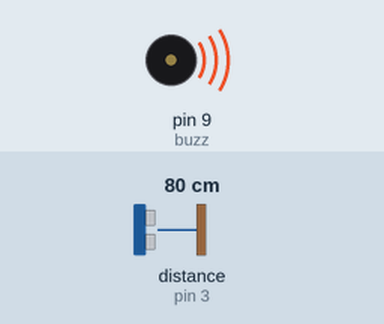
Simulated run of this sketch. Board: Arduino Uno, built with avr-gcc and run on an emulated ATmega328P. Parts: buzzer (waves = sounding). Wiring (inferred from the names in the program): ultrasonic range finder: trigger pin 2; echo pin 3. Inputs (shaded band) come from the test bench; at power-on: distance to the obstacle (sensor on pin 3) 80 cm. The echo pulse lasts 58.3 µs per cm.

Above: at 1.66 s.
1.7 s: distance to the obstacle (sensor on pin 3) set to 2 cm
At 2.2 s:
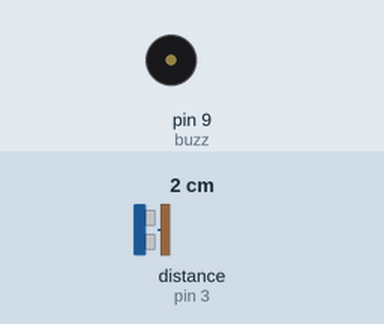
5.2 s: distance to the obstacle (sensor on pin 3) set to 18 cm
At 5.49 s:
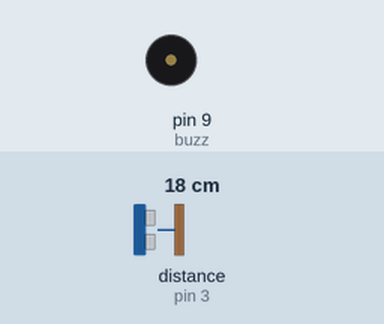
Timing chart, 0 to 14.7 s (numbered marks = the images above; inputs shaded):
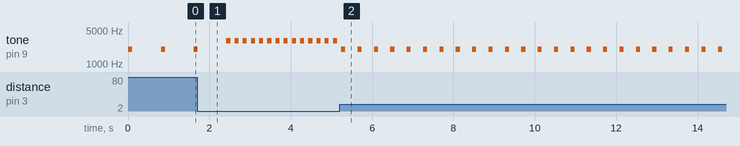

The sketch:

czujnik_odl.ino
```cpp
#define trig 2
#define echo 3
int buzz = 9;

void setup() {
  // put your setup code here, to run once:
  pinMode(trig, OUTPUT);
  pinMode(echo, INPUT);
  pinMode(buzz, OUTPUT);
  digitalWrite(buzz, LOW);
}

void loop() {
  // put your main code here, to run repeatedly:
  int t, d;
  digitalWrite(trig, HIGH);
  delayMicroseconds(1000);
  digitalWrite(trig, LOW);
  t = pulseIn(echo, HIGH);
  d = (t / 2) / 29.1;

  if (d <= 10) {
    tone(buzz, 3000, 100);
    delay(200);
  }
  if (d <= 20 && d > 10) {
    tone(buzz, 2000, 100);
    delay(400);
  }
  if (d > 20) {
    tone(buzz, 2000, 100);
    delay(800);
  }
}
```

Measured:
- after the input at 5.2 s, tone on pin 9 (buzz): alternates 2000 Hz for 0.10 s and silent for 0.30 s, starting at once
- by itself, tone on pin 9 (buzz): repeats every 0.20 s: 3000 Hz 0.10 s, silent 0.10 s
